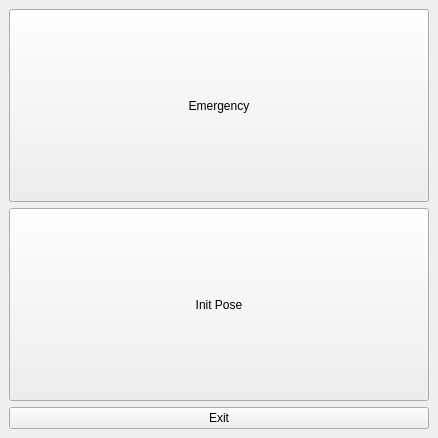
<?xml version="1.0" encoding="UTF-8"?>
<ui version="4.0">
 <class>MainWindowDesign</class>
 <widget class="QMainWindow" name="MainWindowDesign">
  <property name="enabled">
   <bool>true</bool>
  </property>
  <property name="geometry">
   <rect>
    <x>0</x>
    <y>0</y>
    <width>438</width>
    <height>438</height>
   </rect>
  </property>
  <property name="windowTitle">
   <string>System Emergency</string>
  </property>
  <property name="windowIcon">
   <iconset>
    <normaloff>:/images/icon.png</normaloff>:/images/icon.png</iconset>
  </property>
  <property name="locale">
   <locale language="English" country="Australia"/>
  </property>
  <widget class="QWidget" name="centralwidget">
   <layout class="QVBoxLayout" name="verticalLayout_5">
    <item>
     <widget class="QPushButton" name="pushButton">
      <property name="sizePolicy">
       <sizepolicy hsizetype="Minimum" vsizetype="Preferred">
        <horstretch>0</horstretch>
        <verstretch>0</verstretch>
       </sizepolicy>
      </property>
      <property name="minimumSize">
       <size>
        <width>420</width>
        <height>0</height>
       </size>
      </property>
      <property name="text">
       <string>Emergency</string>
      </property>
     </widget>
    </item>
    <item>
     <layout class="QVBoxLayout" name="verticalLayout">
      <item>
       <widget class="QPushButton" name="btnInitPose">
        <property name="sizePolicy">
         <sizepolicy hsizetype="Preferred" vsizetype="Preferred">
          <horstretch>0</horstretch>
          <verstretch>0</verstretch>
         </sizepolicy>
        </property>
        <property name="text">
         <string>Init Pose</string>
        </property>
       </widget>
      </item>
     </layout>
    </item>
    <item>
     <widget class="QPushButton" name="btnexit">
      <property name="text">
       <string>Exit</string>
      </property>
     </widget>
    </item>
   </layout>
  </widget>
  <action name="action_Quit">
   <property name="text">
    <string>&amp;Quit</string>
   </property>
   <property name="shortcut">
    <string>Ctrl+Q</string>
   </property>
   <property name="shortcutContext">
    <enum>Qt::ApplicationShortcut</enum>
   </property>
  </action>
  <action name="action_Preferences">
   <property name="text">
    <string>&amp;Preferences</string>
   </property>
  </action>
  <action name="actionAbout">
   <property name="text">
    <string>&amp;About</string>
   </property>
  </action>
  <action name="actionAbout_Qt">
   <property name="text">
    <string>About &amp;Qt</string>
   </property>
  </action>
 </widget>
 <resources/>
 <connections>
  <connection>
   <sender>action_Quit</sender>
   <signal>triggered()</signal>
   <receiver>MainWindowDesign</receiver>
   <slot>close()</slot>
   <hints>
    <hint type="sourcelabel">
     <x>-1</x>
     <y>-1</y>
    </hint>
    <hint type="destinationlabel">
     <x>399</x>
     <y>299</y>
    </hint>
   </hints>
  </connection>
 </connections>
</ui>
